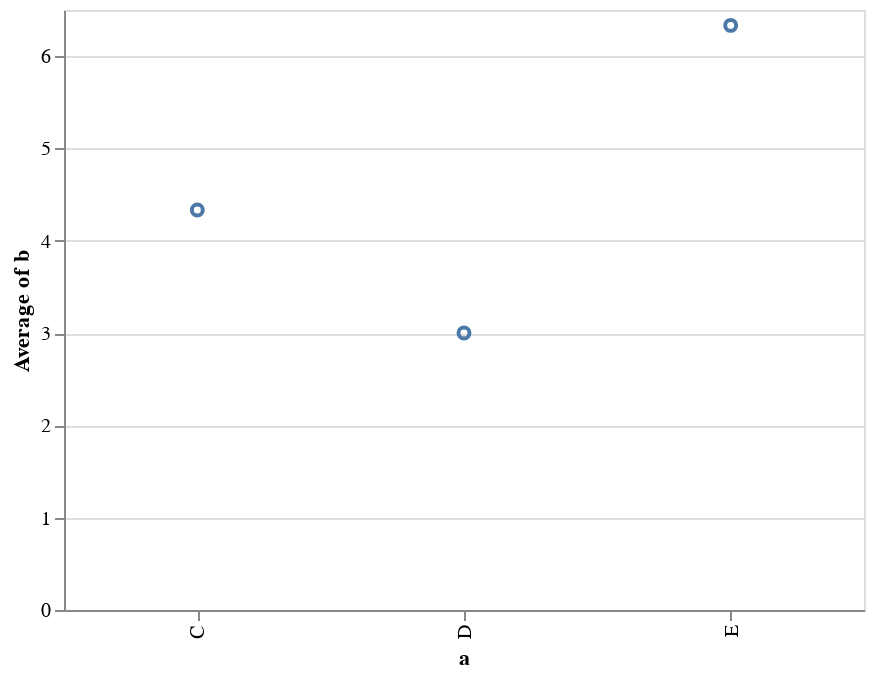

Here is the notebook cell this chart was saved with:
### Markdown cell above
### Transformación

Altair permite incluso transformar datos con tal de entregar mayor flexibilidad, para ello dispone de una sintaxis incorporada para `Agregaciones`. Por ejemplo, para calcular el promedio.

### Code cell
alt.Chart(data).mark_point().encode(
    x='a',
    y='average(b)'
)

### Figure 1 — Vega-Lite specification as saved in the notebook (floating-point values rounded to 4 significant figures)
{"$schema": "https://vega.github.io/schema/vega-lite/v2.4.3.json", "config": {"view": {"height": 300, "width": 400}}, "data": {"values": [{"a": "C", "b": 2}, {"a": "C", "b": 7}, {"a": "C", "b": 4}, {"a": "D", "b": 1}, {"a": "D", "b": 2}, {"a": "D", "b": 6}, {"a": "E", "b": 8}, {"a": "E", "b": 4}, {"a": "E", "b": 7}]}, "encoding": {"x": {"field": "a", "type": "nominal"}, "y": {"aggregate": "average", "field": "b", "type": "quantitative"}}, "mark": "point"}
